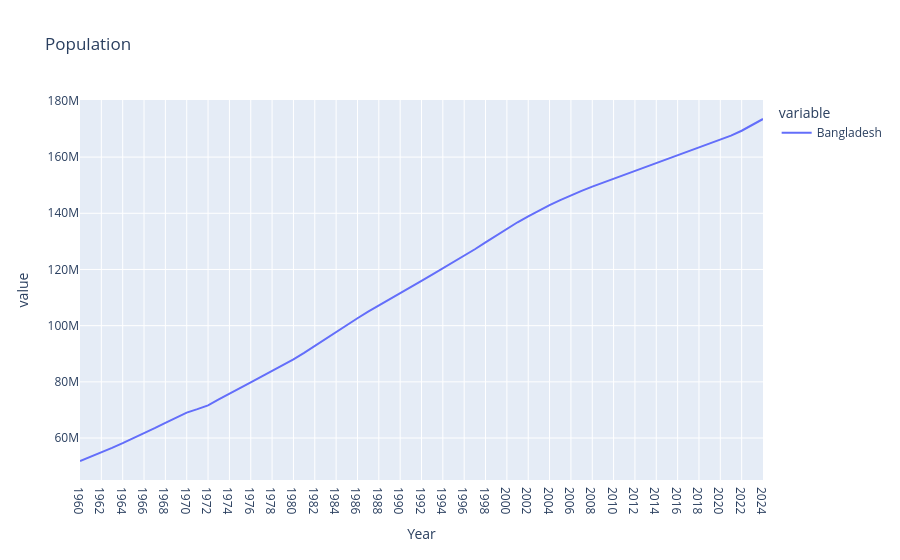

Source (notebook cell):
### Code cell
px.line(population_df['Bangladesh'] , title="Population")
